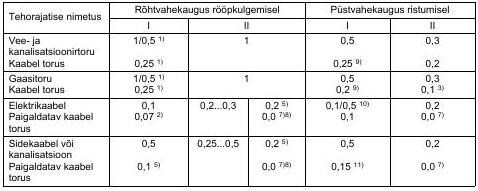
#> input picture dfx-web/TSRServer/bgProcess/tsr/test/bordered_roi.jpg, 478 x 191 px
$ python -i line_generator.py   (imports and definitions only)
#> lines starting #> are read from the running program, lines starting #| are printed output that depends on the picture; after the words box and inside, x2 and y2 are one past the last pixel; in counts of white or black regions, pixels touching at a corner belong together
#> further down, picture is the input picture: shape (191, 478, 3); min 0, max 255, mean 231.9
import numpy as np
import cv2


class LineGenerator:
    def vertical_lines(self, image: np.ndarray):
        h, w, c = image.shape
#> h = 191; w = 478; c = 3
        verticals = []
        temp_y = -1
        temp_x = -1
        temp_idx = -1

        bboxs = sorted(self.text_detection(image), key=lambda x: x["x"])

        for x in range(w):
            for idx, bbox in enumerate(bboxs):
                if bbox["x"] == x and temp_y == -1:
                    temp_y = bbox["y"]
                    temp_x = x
                    temp_idx = idx
                    break

                if temp_y != -1 and (bboxs[temp_idx]["w"] + temp_x) == x:
                    verticals.append({"start_x": temp_x, "end_x": x})
                    temp_y = -1
                    temp_x = -1
                    temp_idx = -1
                    break

        # result
        for idx, vertical in enumerate(verticals):
            if idx == 0:
                cv2.line(image, (vertical["start_x"] - 5, 0), (vertical["start_x"] - 5, h), (0, 0, 0))
            if idx == len(verticals) - 1:
                cv2.line(image, (vertical["end_x"] + 5, 0), (vertical["end_x"] + 5, h), (0, 0, 0))
            if idx + 1 < len(verticals):
                middle_x = (verticals[idx + 1]["start_x"] + verticals[idx]["end_x"]) // 2
                cv2.line(image, (middle_x, 0), (middle_x, h), (0, 0, 0))

        return image

    def horizontal_lines(self, image: np.ndarray):
        h, w, c = image.shape
        horizontals = []
        temp_y = -1
        temp_x = -1
        temp_idx = -1

        bboxs = sorted(self.text_detection(image), key=lambda x: x["y"])

        for y in range(h):
            for idx, bbox in enumerate(bboxs):
                if bbox["y"] == y and temp_x == -1:
                    temp_x = bbox["x"]
                    temp_y = y
                    temp_idx = idx
                    break

                if temp_x != -1 and (bboxs[temp_idx]["h"] + temp_y) == y:
                    horizontals.append({"start_y": temp_y, "end_y": y})
                    temp_y = -1
                    temp_x = -1
                    temp_idx = -1
                    break
        # result
        for idx, horizontal in enumerate(horizontals):
            if idx == 0:
                cv2.line(image, (0, horizontal["start_y"] - 5), (w, horizontal["start_y"] - 5), (0, 0, 0))
            if idx == len(horizontals) - 1:
                cv2.line(image, (0, horizontal["end_y"] + 5), (w, horizontal["end_y"] + 5), (0, 0, 0))
            if idx + 1 < len(horizontals):
                middle_y = (horizontals[idx + 1]["start_y"] + horizontals[idx]["end_y"]) // 2
                cv2.line(image, (0, middle_y), (w, middle_y), (0, 0, 0))

        return image

    def bbox_filter(self, contours, shape):
        mask = np.zeros(shape, dtype=np.uint8)
        bboxs = []
        for idx in range(len(contours)):
            x, y, w, h = cv2.boundingRect(contours[idx])
            mask[y:y+h, x:x+w] = 0
            cv2.drawContours(mask, contours, idx, (255, 255, 255), -1)
            r = float(cv2.countNonZero(mask[y:y+h, x:x+w])) / (w * h)
            if r > 0.45 and w > 8 and h > 8:
                bboxs.append({"x": int(x), "y": int(y), "w": int(w), "h": int(h)})

        return bboxs

    def text_detection(self, image: np.ndarray):
        small = cv2.cvtColor(image, cv2.COLOR_BGR2GRAY)
        kernel = cv2.getStructuringElement(cv2.MORPH_ELLIPSE, (3, 3))
        grad = cv2.morphologyEx(small, cv2.MORPH_GRADIENT, kernel)
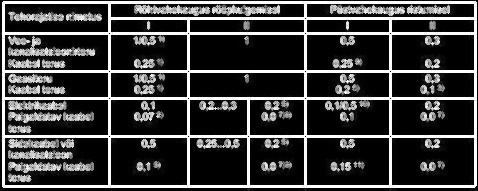
#> grad: shape (191, 478); min 0, max 255, mean 61
        _, bw = cv2.threshold(grad, 0.0, 255.0, cv2.THRESH_BINARY | cv2.THRESH_OTSU)
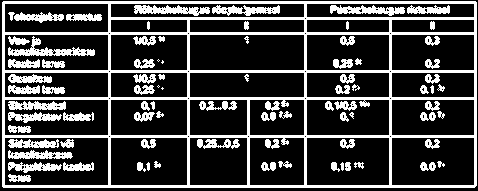
#> bw: shape (191, 478); 25.7% white; 84 white regions (5 under 20 px), largest, box (x1, y1, x2, y2) and area: (2, 1, 477, 188) 12918, (8, 36, 95, 56) 594, (134, 5, 210, 16) 499
        kernel = cv2.getStructuringElement(cv2.MORPH_RECT, (9, 1))
        connected = cv2.morphologyEx(bw, cv2.MORPH_CLOSE, kernel)
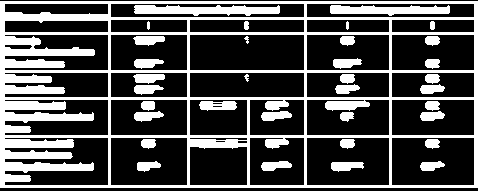
#> connected: shape (191, 478); 30.3% white; 35 white regions

        # using RETR_EXTERNAL instead of RETR_CCOMP
        contours, hierarchy = cv2.findContours(connected.copy(), cv2.RETR_EXTERNAL, cv2.CHAIN_APPROX_NONE)
#> contours = 1 contour; box (x1, y1, x2, y2) and area: (0, 1, 478, 188) 88722

        return self.bbox_filter(contours, bw.shape)
#> the loop in bbox_filter, `for idx in range(len(contours)):` made 1 pass
#> (x, y, w, h, r) on pass 1: (0, 1, 478, 187, 1)
#> after the loop in bbox_filter, `for idx in range(len(contours)):`:
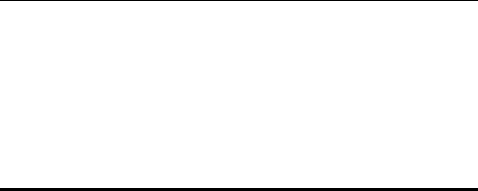
#> mask: shape (191, 478); 97.9% white; 2 black regions, box (x1, y1, x2, y2) and area: (0, 188, 478, 191) 1434, (0, 0, 478, 1) 478
#> after the loop in bbox_filter, `for idx in range(len(contours)):`: bboxs = 1 item

>>> import cv2
>>> picture = cv2.imread('test/bordered_roi.jpg')
>>> result = LineGenerator().vertical_lines(picture)

$ run again, on dfx-web/TSRServer/bgProcess/tsr/test/partially.jpg
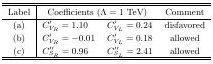
#> input picture dfx-web/TSRServer/bgProcess/tsr/test/partially.jpg, 213 x 64 px
#> picture is the input picture: shape (64, 213, 3); min 0, max 255, mean 220.9
#> in text_detection, `_, bw = cv2.threshold(grad, 0.0, 255.0, cv2.THRESH_BINARY | cv2.THRESH..`:
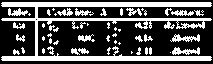
#> bw: shape (64, 213); 33.8% white; 54 white regions (30 under 20 px), largest, box (x1, y1, x2, y2) and area: (1, 2, 212, 61) 3174, (172, 47, 200, 55) 128, (170, 34, 200, 42) 127
#> connected: shape (64, 213); 42.6% white; 14 white regions
#> contours = 14 contours; largest, box (x1, y1, x2, y2) and area: (0, 2, 213, 61) 3302, (47, 8, 107, 16) 266, (165, 8, 204, 16) 180, (120, 8, 147, 16) 164, (170, 34, 200, 42) 148
#> the loop in bbox_filter, `for idx in range(len(contours)):` made 14 passes
#> (x, y, w, h, r) on passes 1 to 8: (71, 48, 18, 7, 0.794), (170, 47, 30, 8, 0.708), (131, 47, 21, 8, 0.78), (13, 47, 12, 8, 0.688), (170, 34, 30, 8, 0.754), (135, 34, 18, 8, 0.653), (78, 34, 17, 8, 0.713), (16, 34, 9, 8, 0.736)
#> after the loop in bbox_filter, `for idx in range(len(contours)):`:
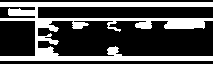
#> mask: shape (64, 213); 30.3% white; 1 white region, box (x1, y1, x2, y2) and area: (0, 2, 213, 61) 4129
#> after the loop in bbox_filter, `for idx in range(len(contours)):`: bboxs = []
